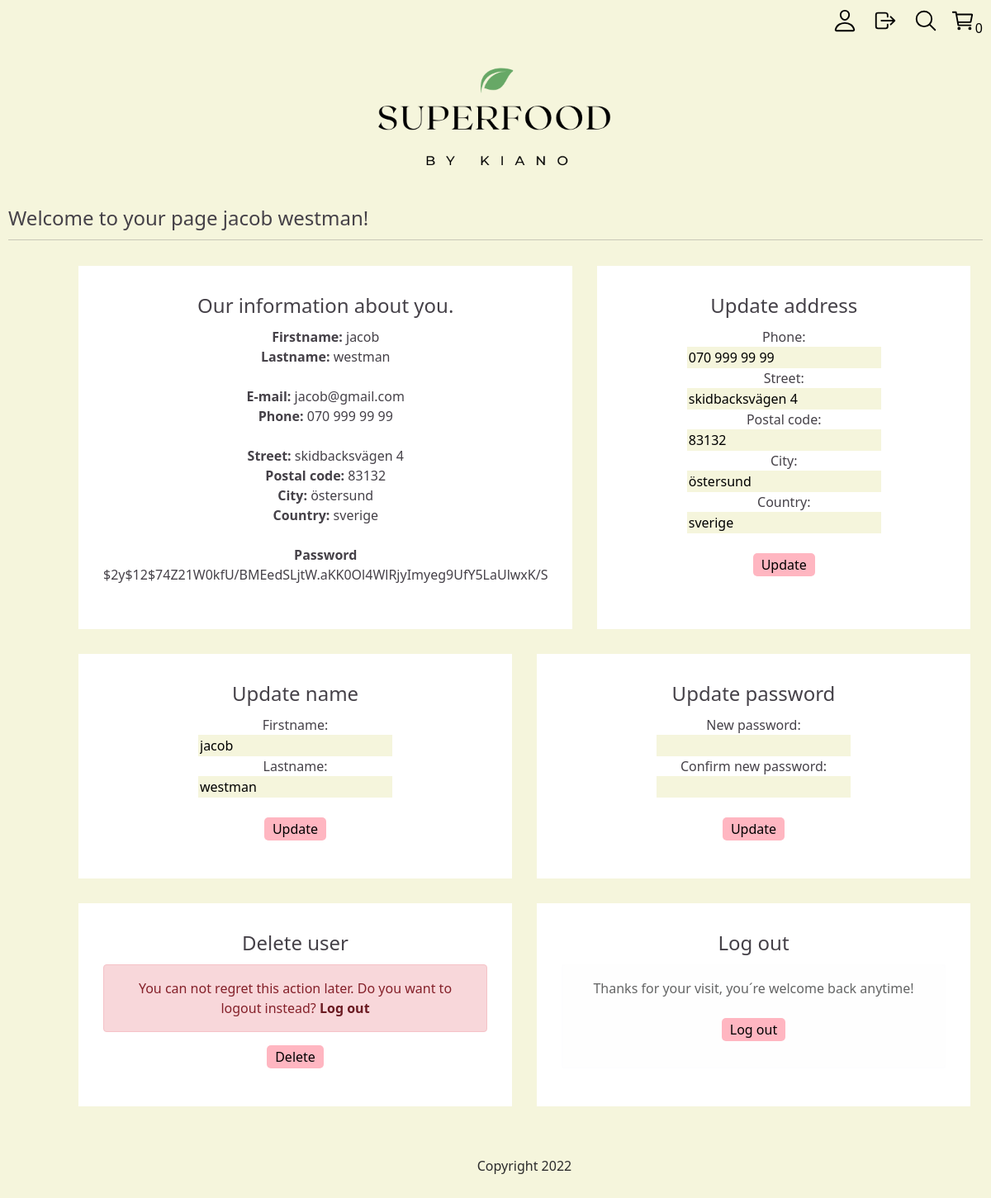
/myPage.php (signed in), run on the app's committed database.
### tables this page shows
CREATE TABLE `users` (
  `id` int(11) NOT NULL,
  `first_name` varchar(60) NOT NULL,
  `last_name` varchar(60) NOT NULL,
  `email` varchar(150) NOT NULL,
  `password` varchar(60) NOT NULL,
  `phone` varchar(60) NOT NULL,
  `street` varchar(255) NOT NULL,
  `postal_code` varchar(255) NOT NULL,
  `city` varchar(90) NOT NULL,
  `country` varchar(90) NOT NULL,
  `create_date` timestamp NOT NULL DEFAULT CURRENT_TIMESTAMP
);

### src/config.php (called while the page is built, shortened)
<?php
require(SRC_PATH . '/dbconnect.php');
require(SRC_PATH . '/app/UserDbHandler.php');
$userDbHandler = new UserDbHandler($pdo);

### src/app/UserDbHandler.php (called while the page is built, shortened)
<?php
class UserDbHandler {
    public function __construct($pdo) {
        $this->pdo = $pdo;
    }
    public function FetchUserBySession(){
        $sql = "
        SELECT * FROM users
        WHERE id = :id
        ";
        $state = $this->pdo->prepare($sql);
        $state->bindParam(':id', $_SESSION['id']);
        $state->execute();
        return $state->fetch();
    }
}
?>

### public/mypage.php (the view, shortened to what this page needs)
<?php
    require('../src/config.php');
    include('./layout/header.php');
    $user = $userDbHandler->FetchUserBySession();
?>
<!DOCTYPE html>
<html lang="en">
<head>
    <link rel="stylesheet" href="css/style.css?v=<?php echo time();?>">
</head>
<body>
<legend>Welcome to your page <?=$user['first_name']?> <?=$user['last_name']?>!</legend>
<hr>
<div class="main-box-mypage">
<div class="flex-box">
<div class="white-box">
<div>
    <legend>Our information about you.</legend><br>
    <b>Firstname: </b> <?=$user['first_name']?> <br>
    <b>Lastname: </b> <?=$user['last_name']?> <br><br>
    <b>E-mail: </b> <?=$user['email']?> <br>
    <b>Phone: </b> <?=$user['phone']?><br><br>
    <b>Street: </b> <?=$user['street']?><br>
    <b>Postal code: </b> <?=$user['postal_code']?><br>
    <b>City: </b> <?=$user['city']?><br>
    <b>Country: </b> <?=$user['country']?> <br><br>
    <b>Password </b> <?=$user['password']?> <br>
</div><br>
</div>
    <div class="white-box">
            <div>
            <legend>Update address</legend>
                <form action="" method="POST">
                    <div>
                        <label for="phone">Phone:</label><br>
                        <input type="text"name="phone" value="<?=htmlentities($user['phone']) ?>">
                    </div>
                    <div>
                        <label for="street">Street:</label><br>
                        <input type="text" name="street" value="<?=htmlentities($user['street']) ?>">
                    </div>
                    <div>
                        <label for="postalCode">Postal code:</label><br>
                        <input type="text"name="postalCode" value="<?=htmlentities($user['postal_code']) ?>">
                    </div>
                    <div>
                        <label for="city">City:</label><br>
                        <input type="text" name="city" value="<?=htmlentities($user['city']) ?>">
                    </div>
                    <div>
                        <label for="country">Country:</label><br>
                        <input type="text" name="country" value="<?=htmlentities($user['country']) ?>"><br>
                    </div>
                    <div>
                    <br>
                    <input type="submit" class="button" name="informationBtn" value="Update">
                    </div>
                </form>
</div>
</div>
</div>
<div class="flex-box">
    <div class="white-box">
    <legend>Update name</legend>
 <div>
     <form action="" method="POST">
         <div>
             <label>Firstname:</label><br>
             <input type="text" name="firstName" value="<?=htmlentities($user['first_name']) ?>">
         </div>
         <div>
             <label for="lastName">Lastname:</label><br>
             <input type="text"name="lastName" value="<?=htmlentities($user['last_name']) ?>">
         </div>
         <div>
             <br>
             <input type="submit" class="button" name="nameUpdateBtn" value="Update">
         </div>
     </form>
     </div>
    </div>
    <div class="white-box">
    <legend>Update password</legend>
                <form action="" method="POST">
                    <div>
                        <label for="input1">New password:</label><br>
                        <input type="text"  name="password"><br>
                    </div>
                    <div>
                        <label for="input1">Confirm new password:</label><br>
                        <input type="text" name="confirmPassword"><br>
                    </div>
                    <div>
                        <br>
                        <input class="button" type="submit" name="newPasswordBtn" value="Update">
                        </form> <br>
                    </div>
    </div>
    </div>
    <div class="flex-box">
    <div class="white-box">
                <legend>Delete user</legend>
                <form action="" method="POST">
            <div class="alert alert-danger"  width="450px" role="alert">
            You can not regret this action later.
            Do you want to logout instead? <a href="logout.php" class="alert-link">Log out</a>
            <br>
            </div>
                        <input type="submit" class="button" name="deleteUserBtn" value="Delete">
            </form>
    </div>
    <div class="white-box">
    <legend>Log out </legend>
    <div class="alert alert-light"  width="450px" role="alert">
            Thanks for your visit,
            you´re welcome back anytime!
            <br>
                <form action="logout.php" method="POST"> <br>
                        <input type="submit" class="button" name="logOutBtn" value="Log out">
                </form>
</div>
    </div>
    </div>
<?php include('./layout/footer.php'); ?>
</body>
</html>

### public/css/style.css (style rules this page uses)
body { background-color: beige; color: rgb(69, 65, 72); padding: 10px; height: 100%; }
a:visited,a:link { color: 2b2b2b; text-decoration: none; }
.white-box { width: 650px; height: auto; padding: 30px; background-color: white; text-align: center; margin: 15px; }
input { background-color: beige; border: none; }
.main-box-mypage { width: 100%; height: auto; align-items: center; text-align: center; padding-left: 70px; }
.button { color: black; background-color:lightpink; border-color: lightpink; padding-top: 2px; padding-bottom: 2px; padding-right: 10px; padding-left: 10px; border-radius: 5px; }
.flex-box { display: flex; }

### data on the page
users: first_name "jacob", last_name "westman", email "jacob@gmail.com", phone "070 999 99 99", street "skidbacksvägen 4", postal_code "83132", city "östersund", country "sverige", password "$2y$12$74Z21W0kfU/BMEedSLjtW.aKK0Ol4WlRjyImyeg9UfY5LaUlwxK/S", postalCode "83132", firstName "jacob", lastName "westman"

### other printed values
$cartItemCount "0"
